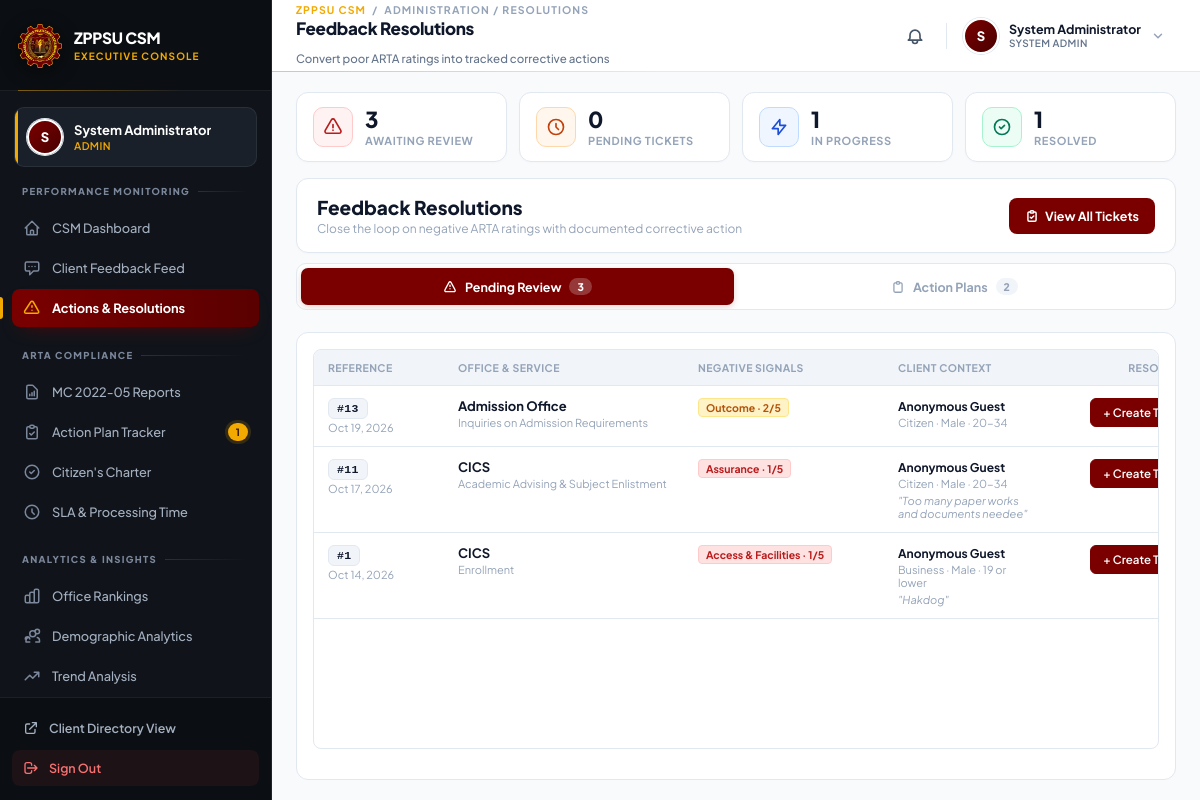
Screenshot of /admin_resolutions.php (signed in) with the database file from the repository.
### tables this page shows
CREATE TABLE `arta_feedback` (
  `feedback_id` int(11) NOT NULL,
  `user_id` varchar(50) DEFAULT NULL,
  `office_id` int(11) NOT NULL,
  `service_accessed` varchar(255) NOT NULL COMMENT 'Specific service requested (e.g., Enrollment, COR)',
  `transaction_date` date NOT NULL,
  `service_start_date` date DEFAULT NULL,
  `client_type` enum('Citizen','Business','Government') NOT NULL DEFAULT 'Citizen',
  `age_group` varchar(20) NOT NULL,
  `sex` enum('Male','Female','Prefer not to say') NOT NULL,
  `region` varchar(100) NOT NULL DEFAULT 'Region IX',
  `cc1` tinyint(1) NOT NULL COMMENT '1: Knows CC, 2: Knows CC but didn''t see, 3: Learned CC only now, 4: Doesn''t know CC',
  `cc2` tinyint(1) NOT NULL COMMENT '1: Easy to see, 2: Somewhat easy, 3: Difficult to see, 4: Not visible, 5: N/A',
  `cc3` tinyint(1) NOT NULL COMMENT '1: Helped very much, 2: Somewhat helped, 3: Did not help, 4: N/A',
  `sqd1_responsiveness` tinyint(1) NOT NULL DEFAULT 0,
  `sqd2_reliability` tinyint(1) NOT NULL DEFAULT 0,
  `sqd3_access_facilities` tinyint(1) NOT NULL DEFAULT 0,
  `sqd4_communication` tinyint(1) NOT NULL DEFAULT 0,
  `sqd5_costs` tinyint(1) NOT NULL DEFAULT 0,
  `sqd6_integrity` tinyint(1) NOT NULL DEFAULT 0,
  `sqd7_assurance` tinyint(1) NOT NULL DEFAULT 0,
  `sqd8_outcome` tinyint(1) NOT NULL DEFAULT 0,
  `comments_recommendations` text DEFAULT NULL,
  `is_archived` tinyint(1) DEFAULT 0 COMMENT 'Replaces the history table',
  `submission_timestamp` timestamp NOT NULL DEFAULT current_timestamp()
);

CREATE TABLE `offices` (
  `id` int(11) NOT NULL,
  `college_id` int(11) DEFAULT NULL,
  `office_name` varchar(255) NOT NULL,
  `office_description` text DEFAULT NULL,
  `office_type` enum('Academic','Administrative') NOT NULL,
  `created_at` timestamp NOT NULL DEFAULT current_timestamp()
);

### admin_resolutions.php (the view, shortened to what this page needs)
<?php
require_once 'db_connection.php';
$NEGATIVE_CRITERIA = "(
    f.sqd1_responsiveness IN (1,2) OR
    f.sqd2_reliability IN (1,2) OR
    f.sqd3_access_facilities IN (1,2) OR
    f.sqd4_communication IN (1,2) OR
    f.sqd5_costs IN (1,2) OR
    f.sqd6_integrity IN (1,2) OR
    f.sqd7_assurance IN (1,2) OR
    f.sqd8_outcome IN (1,2) OR
    f.cc1 = 4 OR
    f.cc2 IN (3,4) OR
    f.cc3 = 3
)";
function get_negative_signals(array $f): array {
    $labels = [
        'sqd1_responsiveness' => 'Responsiveness',
        'sqd2_reliability' => 'Reliability',
        'sqd3_access_facilities' => 'Access & Facilities',
        'sqd4_communication' => 'Communication',
        'sqd5_costs' => 'Costs',
        'sqd6_integrity' => 'Integrity',
        'sqd7_assurance' => 'Assurance',
        'sqd8_outcome' => 'Outcome',
    ];
    $out = [];
    foreach ($labels as $field => $short) {
        $v = (int)($f[$field] ?? 0);
        if ($v >= 1 && $v <= 2) {
            $out[] = ['label' => $short, 'value' => $v, 'kind' => $v === 1 ? 'poor' : 'warn'];
        }
    }
    return $out;
}
$stats = [
    'unticketed'    => 0,
    'pending'       => 0,
    'in_progress'   => 0,
    'resolved'      => 0,
    'total_flagged' => 0,
];
$r = $conn->query("SELECT COUNT(*) AS c FROM arta_feedback f WHERE f.is_archived = 0 AND $NEGATIVE_CRITERIA");
if ($r) $stats['total_flagged'] = (int)$r->fetch_assoc()['c'];
$r = $conn->query("
    SELECT COUNT(*) AS c FROM arta_feedback f
    WHERE f.is_archived = 0 AND $NEGATIVE_CRITERIA
      AND NOT EXISTS (SELECT 1 FROM action_plans ap WHERE ap.feedback_id = f.feedback_id)
");
if ($r) $stats['unticketed'] = (int)$r->fetch_assoc()['c'];
foreach (['Pending' => 'pending', 'In Progress' => 'in_progress', 'Resolved' => 'resolved'] as $dbv => $key) {
    $stmt = $conn->prepare("SELECT COUNT(*) AS c FROM action_plans WHERE status = ?");
    $stmt->bind_param("s", $dbv);
    $stmt->execute();
    $stats[$key] = (int)$stmt->get_result()->fetch_assoc()['c'];
}
$action_plans = [];
$ap_res = $conn->query("
    SELECT
        ap.id, ap.feedback_id, ap.office_id, ap.assigned_staff_id,
        ap.root_cause_analysis, ap.action_taken, ap.status,
        ap.created_at, ap.resolved_at,
        f.service_accessed, f.submission_timestamp, f.client_type,
        f.sqd1_responsiveness, f.sqd2_reliability, f.sqd3_access_facilities,
        f.sqd4_communication, f.sqd5_costs, f.sqd6_integrity,
        f.sqd7_assurance, f.sqd8_outcome, f.cc1, f.cc2, f.cc3,
        f.comments_recommendations,
        o.office_name, o.office_type,
        u.full_name AS staff_name
    FROM action_plans ap
    LEFT JOIN arta_feedback f ON ap.feedback_id = f.feedback_id
    LEFT JOIN offices o       ON ap.office_id   = o.id
    LEFT JOIN users u         ON ap.assigned_staff_id = u.user_id
    ORDER BY
        CASE ap.status
            WHEN 'Pending'     THEN 1
            WHEN 'In Progress' THEN 2
            ELSE 3
        END,
        ap.created_at DESC
");
if ($ap_res instanceof mysqli_result) {
    while ($row = $ap_res->fetch_assoc()) $action_plans[] = $row;
}
$unticketed = [];
$ut_res = $conn->query("
    SELECT
        f.feedback_id, f.office_id, f.service_accessed, f.transaction_date,
        f.client_type, f.age_group, f.sex, f.region,
        f.sqd1_responsiveness, f.sqd2_reliability, f.sqd3_access_facilities,
        f.sqd4_communication, f.sqd5_costs, f.sqd6_integrity,
        f.sqd7_assurance, f.sqd8_outcome, f.cc1, f.cc2, f.cc3,
        f.comments_recommendations, f.user_id, f.submission_timestamp,
        o.office_name, o.office_type,
        u.full_name AS user_name
    FROM arta_feedback f
    LEFT JOIN offices o ON f.office_id = o.id
    LEFT JOIN users u   ON f.user_id   = u.user_id
    WHERE f.is_archived = 0 AND $NEGATIVE_CRITERIA
      AND NOT EXISTS (SELECT 1 FROM action_plans ap WHERE ap.feedback_id = f.feedback_id)
    ORDER BY f.submission_timestamp DESC
");
if ($ut_res instanceof mysqli_result) {
    while ($row = $ut_res->fetch_assoc()) $unticketed[] = $row;
}
?>
<!DOCTYPE html>
<html lang="en">
<head>
</head>
<body>
    <?php
    $sidebar_path = __DIR__ . '/admin_sidebar.php';
    if (file_exists($sidebar_path)) require_once $sidebar_path;
    $header_path = __DIR__ . '/admin_header.php';
    if (file_exists($header_path)) require_once $header_path;
    ?>
    <div class="admin-main-wrap">
        <main class="admin-container">
            <section class="stats-grid">
                <div class="stat-card">
                    <div class="stat-icon red">
                        <svg fill="none" stroke="currentColor" stroke-width="2" stroke-linecap="round" stroke-linejoin="round" viewBox="0 0 24 24">
                            <path d="M12 9v3.75m-9.303 3.376c-.866 1.5.217 3.374 1.948 3.374h14.71c1.73 0 2.813-1.874 1.948-3.374L13.949 3.378c-.866-1.5-3.032-1.5-3.898 0L2.697 16.126zM12 15.75h.007v.008H12v-.008z"/>
                        </svg>
                    </div>
                    <div class="stat-body">
                        <div class="stat-value"><?php echo number_format($stats['unticketed']); ?></div>
                        <div class="stat-label">Awaiting Review</div>
                    </div>
                </div>
                <div class="stat-card">
                    <div class="stat-icon orange">
                        <svg fill="none" stroke="currentColor" stroke-width="2" stroke-linecap="round" stroke-linejoin="round" viewBox="0 0 24 24">
                            <path d="M12 8v4l3 3m6-3a9 9 0 11-18 0 9 9 0 0118 0z"/>
                        </svg>
                    </div>
                    <div class="stat-body">
                        <div class="stat-value"><?php echo number_format($stats['pending']); ?></div>
                        <div class="stat-label">Pending Tickets</div>
                    </div>
                </div>
                <div class="stat-card">
                    <div class="stat-icon blue">
                        <svg fill="none" stroke="currentColor" stroke-width="2" stroke-linecap="round" stroke-linejoin="round" viewBox="0 0 24 24">
                            <path d="M13 10V3L4 14h7v7l9-11h-7z"/>
                        </svg>
                    </div>
                    <div class="stat-body">
                        <div class="stat-value"><?php echo number_format($stats['in_progress']); ?></div>
                        <div class="stat-label">In Progress</div>
                    </div>
                </div>
                <div class="stat-card">
                    <div class="stat-icon green">
                        <svg fill="none" stroke="currentColor" stroke-width="2" stroke-linecap="round" stroke-linejoin="round" viewBox="0 0 24 24">
                            <path d="M9 12l2 2 4-4m6 2a9 9 0 11-18 0 9 9 0 0118 0z"/>
                        </svg>
                    </div>
                    <div class="stat-body">
                        <div class="stat-value"><?php echo number_format($stats['resolved']); ?></div>
                        <div class="stat-label">Resolved</div>
                    </div>
                </div>
            </section>
            <div class="fixed-header-deck">
                <section class="toolbar">
                    <div class="toolbar-title">
                        <h2>Feedback Resolutions</h2>
                        <p>Close the loop on negative ARTA ratings with documented corrective action</p>
                    </div>
                    <div class="toolbar-actions">
                        <button class="btn-primary" onclick="switchTab('plans')">
                            <svg width="14" height="14" fill="none" stroke="currentColor" stroke-width="2.5" viewBox="0 0 24 24">
                                <path stroke-linecap="round" stroke-linejoin="round" d="M9 5H7a2 2 0 00-2 2v12a2 2 0 002 2h10a2 2 0 002-2V7a2 2 0 00-2-2h-2M9 5a2 2 0 002 2h2a2 2 0 002-2M9 5a2 2 0 012-2h2a2 2 0 012 2m-6 9l2 2 4-4"/>
                            </svg>
                            View All Tickets
                        </button>
                    </div>
                </section>
                <nav class="tab-nav" id="tabNav">
                    <button class="tab-btn alert active" data-tab="pending" onclick="switchTab('pending')">
                        <svg width="14" height="14" fill="none" stroke="currentColor" stroke-width="2.2" viewBox="0 0 24 24">
                            <path stroke-linecap="round" stroke-linejoin="round" d="M12 9v2m0 4h.01M5.062 20h13.876c1.54 0 2.502-1.667 1.732-3L13.732 4c-.77-1.333-2.694-1.333-3.464 0L3.33 17c-.77 1.333.192 3 1.732 3z"/>
                        </svg>
                        Pending Review
                        <span class="tab-count"><?php echo (int)$stats['unticketed']; ?></span>
                    </button>
                    <button class="tab-btn" data-tab="plans" onclick="switchTab('plans')">
                        <svg width="14" height="14" fill="none" stroke="currentColor" stroke-width="2.2" viewBox="0 0 24 24">
                            <path stroke-linecap="round" stroke-linejoin="round" d="M9 5H7a2 2 0 00-2 2v12a2 2 0 002 2h10a2 2 0 002-2V7a2 2 0 00-2-2h-2M9 5a2 2 0 002 2h2a2 2 0 002-2M9 5a2 2 0 012-2h2a2 2 0 012 2"/>
                        </svg>
                        Action Plans
                        <span class="tab-count"><?php echo count($action_plans); ?></span>
                    </button>
                </nav>
            </div>
            <section class="panel-card" id="tabPanel-pending">
                <div class="table-scroll-wrap">
                    <table>
                        <thead>
                            <tr>
                                <th style="width: 130px;">Reference</th>
                                <th style="width: 240px;">Office &amp; Service</th>
                                <th style="width: 200px;">Negative Signals</th>
                                <th>Client Context</th>
                                <th style="width: 170px; text-align: right;">Resolution</th>
                            </tr>
                        </thead>
                        <tbody>
                            <?php if (!empty($unticketed)): ?>
                                <?php foreach ($unticketed as $fb): ?>
                                    <?php $signals = get_negative_signals($fb); ?>
                                    <tr>
                                        <td>
                                            <span class="ticket-id">#<?php echo (int)$fb['feedback_id']; ?></span>
                                            <small class="muted">
                                                <?php echo htmlspecialchars(date('M j, Y', strtotime($fb['submission_timestamp']))); ?>
                                            </small>
                                        </td>
                                        <td>
                                            <span class="strong"><?php echo htmlspecialchars($fb['office_name'] ?? '— Unknown —'); ?></span>
                                            <small class="muted">
                                                <?php echo htmlspecialchars($fb['service_accessed']); ?>
                                            </small>
                                        </td>
                                        <td>
                                            <?php if (!empty($signals)): ?>
                                                <?php foreach ($signals as $s): ?>
                                                    <span class="signal-pill <?php echo $s['kind']; ?>">
                                                        <?php echo htmlspecialchars($s['label']); ?>
                                                        <?php if ($s['value'] !== null): ?>· <?php echo (int)$s['value']; ?>/5<?php endif; ?>
                                                    </span>
                                                <?php endforeach; ?>
                                            <?php else: ?>
                                                <span class="signal-pill neutral">No signal</span>
                                            <?php endif; ?>
                                        </td>
                                        <td>
                                            <span class="strong" style="font-size:12px;">
                                                <?php echo htmlspecialchars($fb['user_name'] ?? 'Anonymous Guest'); ?>
                                            </span>
                                            <small class="muted">
                                                <?php echo htmlspecialchars($fb['client_type'] . ' · ' . ($fb['sex'] ?: '—') . ' · ' . ($fb['age_group'] ?: '—')); ?>
                                            </small>
                                            <?php if (!empty($fb['comments_recommendations'])): ?>
                                                <small class="muted" style="font-style:italic; margin-top:4px;">
                                                    "<?php echo htmlspecialchars(mb_strimwidth($fb['comments_recommendations'], 0, 80, '…')); ?>"
                                                </small>
                                            <?php endif; ?>
                                        </td>
                                        <td style="text-align: right;">
                                            <button class="btn-table-action btn-create"
                                                onclick='openCreateTicketModal(<?php echo htmlspecialchars(json_encode($fb, JSON_HEX_TAG | JSON_HEX_APOS | JSON_HEX_QUOT | JSON_HEX_AMP), ENT_QUOTES, 'UTF-8'); ?>)'>
                                                + Create Ticket
                                            </button>
                                        </td>
                                    </tr>
                                <?php endforeach; ?>
                            <?php endif; ?>
                        </tbody>
                    </table>
                </div>
            </section>
        </main>
    </div>
</body>
</html>

### admin_sidebar.php (style rules this page uses)
:root { --sidebar-width: 272px; --maroon: #7A0000; --maroon-hover: #941B1B; --gold: #F2A900; --gold-soft: rgba(242, 169, 0, 0.14); --bg-base: #10141A; --bg-header: #0B0E12; --bg-elevated: #1A2029; --bg-hover: rgba(255, 255, 255, 0.05); --bg-active: linear-gradient(90deg, #7A0000 0%, #5A0000 100%); --text-dim: #7B879B; --text-body: #A4B0C0; --text-bright: #E6EAF0; --text-white: #FFFFFF; --line: rgba(255, 255, 255, 0.07); --line-strong: rgba(255, 255, 255, 0.12); --r-sm: 8px; --r-md: 10px; --r-lg: 14px; --ease: cubic-bezier(0.4, 0, 0.2, 1); }

### admin_header.php (style rules this page uses)
:root { --header-height: 72px; --sidebar-width: 272px; }
button, a, input, select, textarea, .icon-btn, .header-toggle { touch-action: manipulation; }

### rows the page displays
arta_feedback: feedback_id "13", submission_timestamp "Oct 19, 2026", office.office_name "Admission Office", service_accessed "Inquiries on Admission Requirements", label "Outcome", value "2", user_name "Anonymous Guest", client_type+sex+age_group "Citizen · Male · 20-34"
arta_feedback: feedback_id "11", submission_timestamp "Oct 17, 2026", office.office_name "CICS", service_accessed "Academic Advising & Subject Enlistment", label "Assurance", value "1", user_name "Anonymous Guest", client_type+sex+age_group "Citizen · Male · 20-34", comments_recommendations "Too many paper works and documents needee"
arta_feedback: feedback_id "1", submission_timestamp "Oct 14, 2026", office.office_name "CICS", service_accessed "Enrollment", label "Access & Facilities", value "1", user_name "Anonymous Guest", client_type+sex+age_group "Business · Male · 19 or lower", comments_recommendations "Hakdog"

### other values shown
$admin_initial "S"
$admin_display_name "System Administrator"
$admin_role "ADMIN"
$pending_action_plans "1"
$page_crumb "ADMINISTRATION / RESOLUTIONS"
$page_title "Feedback Resolutions"
$page_subtitle "Convert poor ARTA ratings into tracked corrective actions"
$admin_role "SYSTEM ADMIN"
$stats['unticketed'] "3"
$stats['pending'] "0"
$stats['in_progress'] "1"
$stats['resolved'] "1"
count($action_plans) "2"
